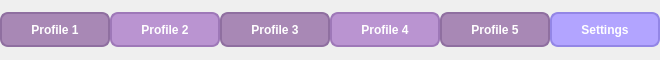
         <widget class="QFrame" name="profileFrame">
          <property name="minimumSize">
           <size>
            <width>0</width>
            <height>60</height>
           </size>
          </property>
          <property name="maximumSize">
           <size>
            <width>16777215</width>
            <height>60</height>
           </size>
          </property>
          <property name="frameShape">
           <enum>QFrame::Shape::NoFrame</enum>
          </property>
          <property name="frameShadow">
           <enum>QFrame::Shadow::Raised</enum>
          </property>
          <layout class="QHBoxLayout" name="horizontalLayout_5">
           <property name="spacing">
            <number>0</number>
           </property>
           <property name="leftMargin">
            <number>0</number>
           </property>
           <property name="topMargin">
            <number>0</number>
           </property>
           <property name="rightMargin">
            <number>0</number>
           </property>
           <property name="bottomMargin">
            <number>0</number>
           </property>
           <item>
            <widget class="QPushButton" name="btn_profile1">
             <property name="minimumSize">
              <size>
               <width>110</width>
               <height>35</height>
              </size>
             </property>
             <property name="maximumSize">
              <size>
               <width>110</width>
               <height>35</height>
              </size>
             </property>
             <property name="styleSheet">
              <string notr="true">/* ===== OPTION 1 : Default Profile Button ===== */
QPushButton {
    background-color: #A888B5;
    border: 2px solid #8f6fa0;
    border-radius: 8px;
    color: white;
    font: 12pt &quot;Segoe UI&quot;;
    font-weight: bold;
    padding: 5px 12px;
}

QPushButton:hover {
    background-color: #B296C1;
    border-color: #7f5f90;
}

QPushButton:pressed {
    background-color: #9675A5;
    border-color: #6e4f7f;
}
</string>
             </property>
             <property name="text">
              <string>Profile 1</string>
             </property>
            </widget>
           </item>
           <item>
            <widget class="QPushButton" name="btn_profile2">
             <property name="minimumSize">
              <size>
               <width>110</width>
               <height>35</height>
              </size>
             </property>
             <property name="maximumSize">
              <size>
               <width>110</width>
               <height>35</height>
              </size>
             </property>
             <property name="styleSheet">
              <string notr="true">/* ===== OPTION 2 : Active Profile Button ===== */
QPushButton{
    background-color: #BA94D1;
    border: 2px solid #9e78b8;
    border-radius: 8px;
    color: white;
    font: 12pt &quot;Segoe UI&quot;;
    font-weight: bold;
    padding: 5px 12px;
}

QPushButtone:hover {
    background-color: #C7A6DB;
}

QPushButton:pressed {
    background-color: #A983C0;
}
</string>
             </property>
             <property name="text">
              <string>Profile 2</string>
             </property>
            </widget>
           </item>
           <item>
            <widget class="QPushButton" name="btn_profile3">
             <property name="minimumSize">
              <size>
               <width>110</width>
               <height>35</height>
              </size>
             </property>
             <property name="maximumSize">
              <size>
               <width>110</width>
               <height>35</height>
              </size>
             </property>
             <property name="styleSheet">
              <string notr="true">/* ===== OPTION 1 : Default Profile Button ===== */
QPushButton {
    background-color: #A888B5;
    border: 2px solid #8f6fa0;
    border-radius: 8px;
    color: white;
    font: 12pt &quot;Segoe UI&quot;;
    font-weight: bold;
    padding: 5px 12px;
}

QPushButton:hover {
    background-color: #B296C1;
    border-color: #7f5f90;
}

QPushButton:pressed {
    background-color: #9675A5;
    border-color: #6e4f7f;
}
</string>
             </property>
             <property name="text">
              <string>Profile 3</string>
             </property>
            </widget>
           </item>
           <item>
            <widget class="QPushButton" name="btn_profile4">
             <property name="minimumSize">
              <size>
               <width>110</width>
               <height>35</height>
              </size>
             </property>
             <property name="maximumSize">
              <size>
               <width>110</width>
               <height>35</height>
              </size>
             </property>
             <property name="styleSheet">
              <string notr="true">/* ===== OPTION 2 : Active Profile Button ===== */
QPushButton{
    background-color: #BA94D1;
    border: 2px solid #9e78b8;
    border-radius: 8px;
    color: white;
    font: 12pt &quot;Segoe UI&quot;;
    font-weight: bold;
    padding: 5px 12px;
}

QPushButtone:hover {
    background-color: #C7A6DB;
}

QPushButton:pressed {
    background-color: #A983C0;
}
</string>
             </property>
             <property name="text">
              <string>Profile 4</string>
             </property>
            </widget>
           </item>
           <item>
            <widget class="QPushButton" name="btn_profile5">
             <property name="minimumSize">
              <size>
               <width>110</width>
               <height>35</height>
              </size>
             </property>
             <property name="maximumSize">
              <size>
               <width>110</width>
               <height>35</height>
              </size>
             </property>
             <property name="styleSheet">
              <string notr="true">/* ===== OPTION 1 : Default Profile Button ===== */
QPushButton {
    background-color: #A888B5;
    border: 2px solid #8f6fa0;
    border-radius: 8px;
    color: white;
    font: 12pt &quot;Segoe UI&quot;;
    font-weight: bold;
    padding: 5px 12px;
}

QPushButton:hover {
    background-color: #B296C1;
    border-color: #7f5f90;
}

QPushButton:pressed {
    background-color: #9675A5;
    border-color: #6e4f7f;
}
</string>
             </property>
             <property name="text">
              <string>Profile 5</string>
             </property>
            </widget>
           </item>
           <item>
            <widget class="QPushButton" name="btn_setting">
             <property name="minimumSize">
              <size>
               <width>110</width>
               <height>35</height>
              </size>
             </property>
             <property name="maximumSize">
              <size>
               <width>110</width>
               <height>35</height>
              </size>
             </property>
             <property name="styleSheet">
              <string notr="true">/* ===== OPTION 3 : Settings / Special Button ===== */
QPushButton {
    background-color: #B2A4FF;
    border: 2px solid #9386e6;
    border-radius: 8px;
    color: white;
    font: 12pt &quot;Segoe UI&quot;;
    font-weight: bold;
    padding: 5px 12px;
}

QPushButton:hover {
    background-color: #C1B6FF;
}

QPushButton:pressed {
    background-color: #9B8CF0;
}
</string>
             </property>
             <property name="text">
              <string>Settings</string>
             </property>
            </widget>
           </item>
          </layout>
         </widget>
